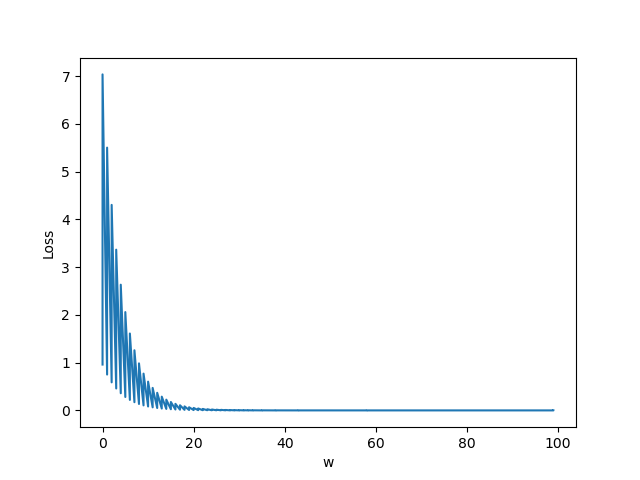

Generate this figure with Python:
import numpy as np
import matplotlib.pyplot as plt

x_data = [1.0,2.0,3.0]
y_data = [2.0,4.0,6.0]

w = 1.0

epoch_list = []
cost_list = []
def forward(x):
    return x*w

def loss(x,y):
    y_pred = forward(x)
    return (y_pred - y)**2

def gradient(x,y):
    return 2 * (x * w - y)

print('Predict(before training)',4,forward(4))

for epoch in range(100):
    for x,y in zip(x_data,y_data):
        grad = gradient(x,y)
        w = w - 0.01 *grad
        l = loss(x,y)
        cost_list.append(l)
        epoch_list.append(epoch)
    print('Epoch:',epoch,'w=',w,'loss=',l)
print('Predict(after training)',4,forward(4))

plt.plot(epoch_list,cost_list)
plt.ylabel('Loss')
plt.xlabel('w')
plt.show()
